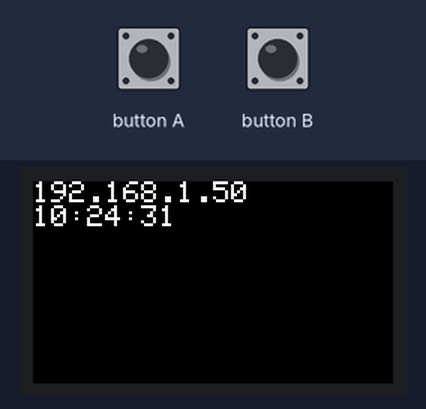
A program run on a simulated ESP32. Parts: 240×135 colour display. WiFi joins after 1.5 s; servers stay silent unless stated; network time is answered at once with the bench clock; the local clock reads 2024-03-15 10:24:30 at power-on unless the program sets it.

Above: at 1.9 s.

The program:

main.cpp
```cpp
#include <ArduinoOTA.h>
#include <M5StickCPlus.h>
#include <NTPCLient.h>
#include <WiFiManager.h>
#include <Wifi.h>
#include <WifiUdp.h>

void wifiSetup();
void ntpSync();

static const String AP_NAME_PREFIX = "ESP32-AP-";
static const String AP_PASSWORD = "whoknows";

void setup() {
    M5.begin();
    M5.Lcd.begin();
    M5.Lcd.setRotation(1);
    M5.Lcd.setTextWrap(false);
    M5.Lcd.setTextSize(2);

    wifiSetup();

    M5.Lcd.fillScreen(BLACK);

    if (WiFi.isConnected()) {
        M5.Lcd.println(WiFi.localIP());
        ntpSync();
        ArduinoOTA.begin();
    }
}

void loop() {
    ArduinoOTA.handle();
    M5.update();
    if (M5.BtnA.isPressed() && M5.BtnB.isPressed()) {
        WiFiManager wifiManager;
        wifiManager.resetSettings();
        wifiManager.reboot();
    }
}

static void wifiApCallback(WiFiManager* wm) {
    M5.Lcd.qrcode( "WIFI:T:WPA;S:" + wm->getConfigPortalSSID() + ";P:" + AP_PASSWORD + ";;", 55, 4, 130, 3);
}

void wifiSetup() {
    WiFiManager wifiManager;
    wifiManager.setAPCallback(wifiApCallback);
    String mac = WiFi.macAddress();
    int idx;
    while ((idx = mac.indexOf(':')) >= 0) {
        mac.remove(idx, 1);
    }
    String apName = AP_NAME_PREFIX + mac;
    wifiManager.autoConnect(apName.c_str(), AP_PASSWORD.c_str());
}

void ntpSync() {
    WiFiUDP ntpUDP;
    NTPClient timeClient(ntpUDP, "nl.pool.ntp.org", 3600, 600000);
    timeClient.begin();
    timeClient.forceUpdate();
    M5.Lcd.println(timeClient.getFormattedTime());
    RTC_TimeTypeDef TimeStruct;
    TimeStruct.Hours = timeClient.getHours();
    TimeStruct.Minutes = timeClient.getMinutes();
    TimeStruct.Seconds = timeClient.getSeconds();
    M5.Rtc.SetTime(&TimeStruct);
    timeClient.end();
}
```
